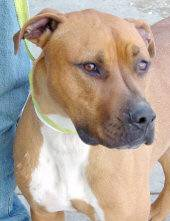
#> input picture 8_final_proj/team_mdy/cats_and_dogs_filtered/train/dogs/dog.105.jpg, 170 x 221 px, found by its file name; its folder holds only this picture in this run
$ jupyter execute --allow-errors Prepare_img_for_labelling.ipynb
#> lines starting #> are read from the running program, lines starting #| are printed output that depends on the picture
# Image Preparation for Labelling

[cell 1]
import cv2
import os
import random
import matplotlib.pyplot as plt
import numpy as np

[cell 2]
# Path to the dataset
image_path = './cats_and_dogs_filtered/train'
dog_image_path = os.path.join(image_path, 'dogs')
cat_image_path = os.path.join(image_path, 'cats')

[cell 3]
# Counting number of images in each category
number_of_files_dogs = len(os.listdir(dog_image_path))
print(f'Number of dog images: {number_of_files_dogs}')

#> (a cell that did not finish here is left out)

[cell 5]
# Reading random dog image
random_dog_image = random.choice(os.listdir(dog_image_path))
dog_img = cv2.imread(os.path.join(dog_image_path, random_dog_image))
#> dog_img is the input picture: shape (221, 170, 3); mean B, G, R 149.8, 162.9, 177.7
if dog_img is None:
    print("Image not found or unable to load.")

resized_dog_img = cv2.resize(dog_img, (224, 224))
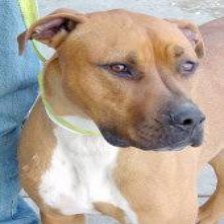
#> resized_dog_img: shape (224, 224, 3); mean B, G, R 149.7, 162.7, 177.6
plt.imshow(cv2.cvtColor(resized_dog_img, cv2.COLOR_BGR2RGB))


$ run again, on 8_final_proj/team_mdy/cats_and_dogs_filtered/train/dogs/dog.554.jpg
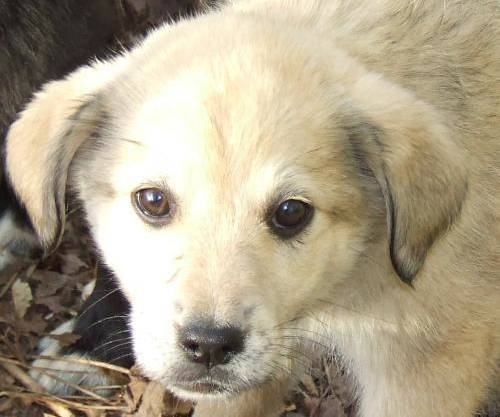
#> input picture 8_final_proj/team_mdy/cats_and_dogs_filtered/train/dogs/dog.554.jpg, 500 x 417 px, found by its file name
#> dog_img is the input picture: shape (417, 500, 3); mean B, G, R 137.3, 160.8, 172.1
#> `resized_dog_img = cv2.resize(dog_img, (224, 224))`:
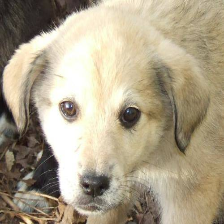
#> resized_dog_img: shape (224, 224, 3); mean B, G, R 137.2, 160.7, 172

$ run again, on 8_final_proj/team_mdy/cats_and_dogs_filtered/train/dogs/dog.595.jpg
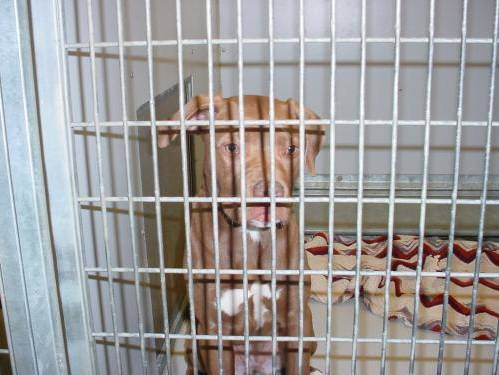
#> input picture 8_final_proj/team_mdy/cats_and_dogs_filtered/train/dogs/dog.595.jpg, 499 x 375 px, found by its file name
#> dog_img is the input picture: shape (375, 499, 3); mean B, G, R 153.7, 154.4, 157.5
#> `resized_dog_img = cv2.resize(dog_img, (224, 224))`:
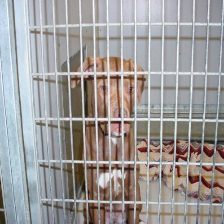
#> resized_dog_img: shape (224, 224, 3); mean B, G, R 153.6, 154.3, 157.4

$ run again, on 8_final_proj/team_mdy/cats_and_dogs_filtered/train/dogs/dog.621.jpg
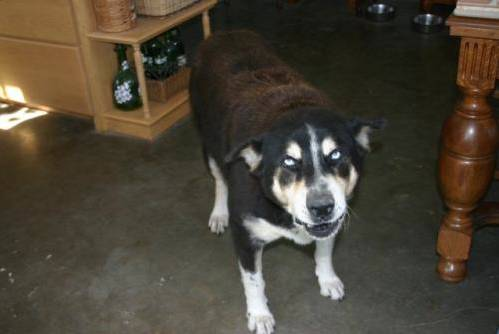
#> input picture 8_final_proj/team_mdy/cats_and_dogs_filtered/train/dogs/dog.621.jpg, 499 x 334 px, found by its file name
#> dog_img is the input picture: shape (334, 499, 3); mean B, G, R 54.5, 67.7, 75.1
#> `resized_dog_img = cv2.resize(dog_img, (224, 224))`:
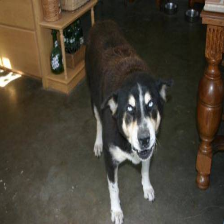
#> resized_dog_img: shape (224, 224, 3); mean B, G, R 54.4, 67.6, 75

$ run again, on 8_final_proj/team_mdy/cats_and_dogs_filtered/train/dogs/dog.2033.jpg
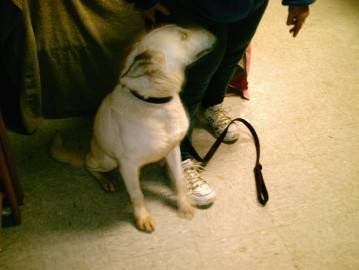
#> input picture 8_final_proj/team_mdy/cats_and_dogs_filtered/train/dogs/dog.2033.jpg, 359 x 270 px, found by its file name
#> dog_img is the input picture: shape (270, 359, 3); mean B, G, R 80, 117, 131.9
#> `resized_dog_img = cv2.resize(dog_img, (224, 224))`:
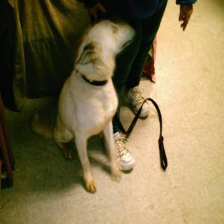
#> resized_dog_img: shape (224, 224, 3); mean B, G, R 79.9, 116.9, 131.8
